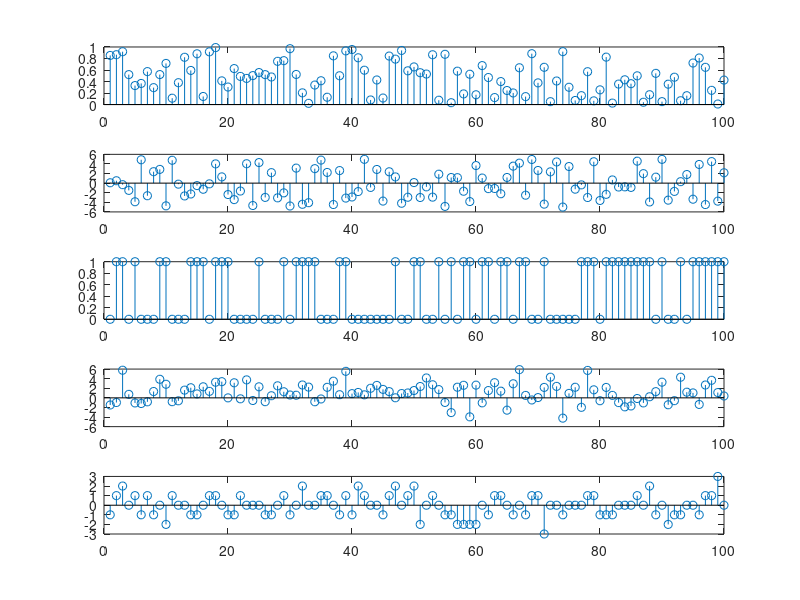

Write the MATLAB code that produced this figure.
clear all
close all
clc

%Realnih brojeva iz intervala (0,1) prema unfirmnoj raspodjeli.

%Realnih brojeva iz intervala (-5,5) prema unfirmnoj raspodjeli.

%Cijelih brojeva iz intervala (0,1) prema unfirmnoj raspodjeli.

%Realnih brojeva sa srednjom vrijednoscu 1 i standardnom devijacijom 2
%prema normalnoj raspodjeli

%Cijelih brojeva sa srednjom vrijednoscu 0 i standardnom devijacijom 1
%prema normalnoj raspodjeli

N = 100;
x = rand(1,N);
n = 1:length(x);
subplot(5,1,1)
stem(n,x);

x1 = 10*rand(1,N)-5;
subplot(5,1,2)
stem(n,x1);

x2 = round(rand(1,N));
subplot(5,1,3)
stem(n,x2);

x3 = 1 + 2*randn(1,N); %inace je srednja vrijednost u 0, pa ga pomjeramo za 1, devijaciju mijenjamo mnozenjem
subplot(5,1,4)
stem(n,x3);

x4 = round(randn(1,N));
subplot(5,1,5)
stem(n,x4);